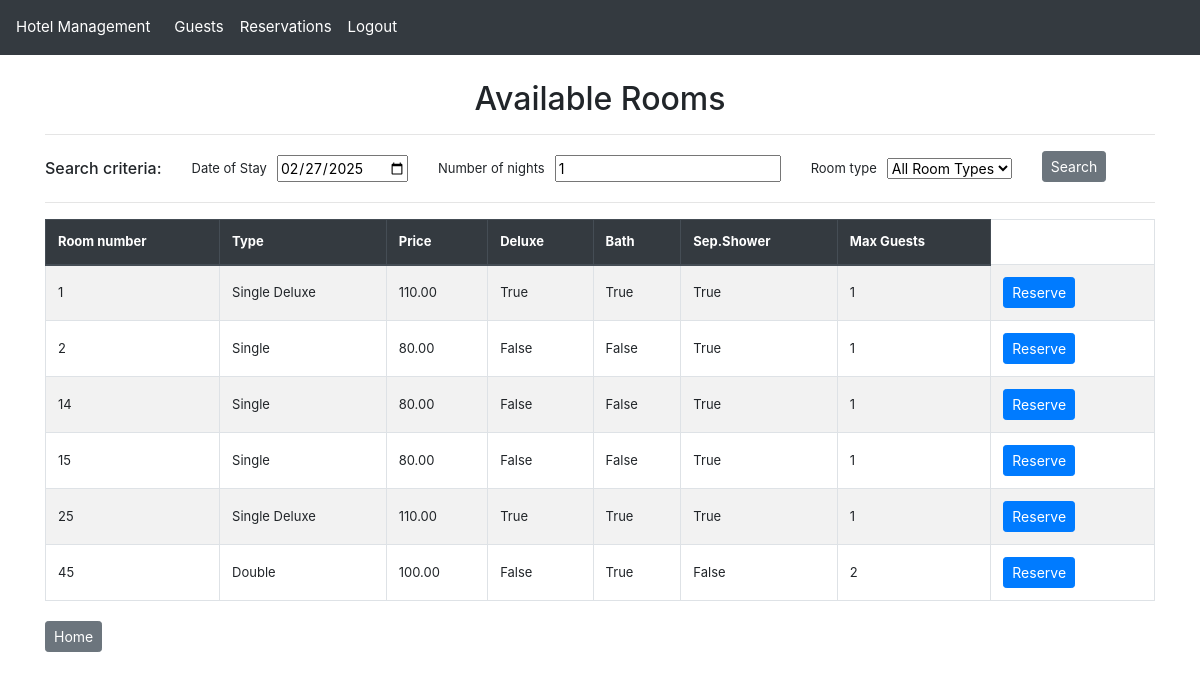
The page /available-rooms/ (signed in) on the database its author committed.
### hotel_app/models.py (models this page shows, shortened)
class Room(models.Model):
    room_number = models.IntegerField(
        primary_key=True,
        unique=True,
        help_text="Unique identifier for the room (e.g., 101, 102, etc.)"
    )
    room_type = models.ForeignKey(
        RoomType,
        null=True,
        on_delete=models.SET_NULL,
        related_name="rooms",
        help_text="The type/category of this room, determining its features and price"
    )

class RoomType(models.Model):
    room_type_code = models.CharField(
        max_length=3,
        validators=[
            MinLengthValidator(1),
            RegexValidator(r'^[A-Z]{1,3}$', message="The room type code must be between 1 and 3 uppercase letters"),
        ],
        unique=True,
        primary_key=True,
        help_text="Unique 1-3 letter code for the room type (e.g., 'STD' for Standard)"
    )
    room_type_name = models.CharField(
        max_length=25,
        help_text="Descriptive name for the room type"
    )
    price = models.DecimalField(
        max_digits=6,
        decimal_places=2,
        help_text="Nightly rate for this room type"
    )
    deluxe = models.BooleanField(
        help_text="Indicates if this is a deluxe category room"
    )
    bath = models.BooleanField(
        help_text="Indicates if the room has a bathtub"
    )
    separate_shower = models.BooleanField(
        help_text="Indicates if the room has a separate shower unit"
    )
    maximum_guests = models.PositiveSmallIntegerField(
        help_text="Maximum number of guests allowed in this room type"
    )
    def __str__(self):
        room_type_str = self.room_type_name
        logger.info(f"RoomType __str__ called: {room_type_str}")
        return room_type_str

### hotel_app/views.py (the view)
# urls.py: path("available-rooms/", views.available_rooms_list_view, name="available_rooms_list"),  # List all available rooms
@login_required
def available_rooms_list_view(request):
    logger.info(f"Available rooms search initiated by user: {request.user.username}")
    start_date = request.GET.get('start_date')
    if not start_date:
        start_date = request.session.get(
            'available_rooms_default_start_date',
            timezone.now().date().strftime('%Y-%m-%d')  # Default to today
        )
        logger.info(f"Using default/session start date: {start_date}")
    else:
        logger.info(f"Using provided start date: {start_date}")
    length_of_stay = request.GET.get('length_of_stay')
    if not length_of_stay:
        length_of_stay = request.session.get(
            'available_rooms_default_length_of_stay',
            1  # Default to 1 night
        )
        logger.info(f"Using default/session length of stay: {length_of_stay}")
    else:
        logger.info(f"Using provided length of stay: {length_of_stay}")
    room_type = request.GET.get('room_type')
    if not room_type:
        room_type = request.session.get(
            'available_rooms_default_room_type',
            ''  # Default to all room types
        )
        logger.info("Using default/session room type: all types" if not room_type else f"Using default/session room type: {room_type}")
    else:
        logger.info(f"Using provided room type filter: {room_type}")
    request.session['available_rooms_default_start_date'] = start_date
    request.session['available_rooms_default_length_of_stay'] = length_of_stay
    request.session['available_rooms_default_room_type'] = room_type
    logger.info("Search criteria persisted to session")
    rooms = Room.objects.all()
    logger.info(f"Total rooms before filtering: {rooms.count()}")
    available_room_filter = AvailableRoomFilter(
        request.GET or {
            'start_date': start_date,
            'length_of_stay': length_of_stay,
            'room_type': room_type
        },
        queryset=rooms
    )
    filtered_rooms_count = len(available_room_filter.qs)
    logger.info(f"Available rooms after filtering: {filtered_rooms_count}")
    return render(request, 'available_rooms_list.html', {
        'filter': available_room_filter
    })

### hotel_app/templatetags/custom_filters.py (called while the page is built)
@register.filter(name='is_in_group')
def is_in_group(user, group_name):
    return user.groups.filter(name=group_name).exists()

### hotel_app/templates/available_rooms_list.html (shortened to what this page needs)
{% extends "base.html" %}
{% block content %}
    <h2 class="text-center">Available Rooms</h2>
    <hr>
    <div class="row align-items-center">
        <div class="col-auto text-center" style="font-size: 13px; vertical-align: middle;">
            <h6 class="fw-bold mb-0">Search criteria:</h6>
        </div>
        <div class="col">
            <form method="get" class="row g-3">
                {% for field in filter.form %}
                <div class="col-md-auto d-flex align-items-center mt-1 mb-1">
                    <label for="{{ field.id_for_label }}" class="form-label fw-bold" style="font-size: 13px; margin-right: 10px; margin-bottom: 0; vertical-align: middle;">{{ field.label }}</label>
                    {{ field }}
                </div>
                {% endfor %}
                <div class="col-md-auto">
                    <button type="submit" class="btn btn-secondary btn-sm">Search</button>
                </div>
            </form>
        </div>
    </div>
    <hr>
    <table class="table table-bordered table-striped ">
        <thead class="thead-dark">
            <tr>
                <th>Room number</th>
                <th>Type</th>
                <th>Price</th>
                <th>Deluxe</th>
                <th>Bath</th>
                <th>Sep.Shower</th>
                <th>Max Guests</th>
            </tr>
        </thead>
        <tbody>
            {% for room in filter.qs %}
            <tr>
                <td>{{ room.room_number }} </td>
                <td>{{ room.room_type.room_type_name }} </td>
                <td>{{ room.room_type.price }} </td>
                <td>{{ room.room_type.deluxe }} </td>
                <td>{{ room.room_type.bath }} </td>
                <td>{{ room.room_type.separate_shower }} </td>
                <td>{{ room.room_type.maximum_guests }} </td>
                <td>
                    <div class="button-group">
                        <a href="{% url 'available_rooms_reserve' room.room_number %}?start_date={{ filter.form.start_date.value }}&length_of_stay={{ filter.form.length_of_stay.value }}" class="btn btn-primary btn-sm" >Reserve</a>
                    </div>
                </td>
            </tr>
            {% endfor %}
        </tbody>
    </table>
{% endblock %}
{% block footer %}
<div class="button-group">
    <a href="{% url 'home' %}" class="btn btn-secondary btn-sm">Home</a>
</div>
{% endblock %}

### static/css/styles.css (style rules this page uses)
body { padding-top: 56px; font-size: 14px; }
.table th, .table td { vertical-align: middle; font-size: 13px; }
.button-group a, button { margin-right: 10px; }

### hotel_app/templates/stylesheet_include.html (style rules this page uses)
body { padding-top: 56px; font-size: 14px; }
.table th, .table td { vertical-align: middle; font-size: 13px; }
.button-group a, button { margin-right: 10px; }

### rows shown on the page
Room: room_number "1", room_type.room_type_name "Single Deluxe", room_type.price "110.00", room_type.deluxe "True", room_type.bath "True", room_type.separate_shower "True", room_type.maximum_guests "1"
Room: room_number "2", room_type.room_type_name "Single", room_type.price "80.00", room_type.deluxe "False", room_type.bath "False", room_type.separate_shower "True", room_type.maximum_guests "1"
Room: room_number "14", room_type.room_type_name "Single", room_type.price "80.00", room_type.deluxe "False", room_type.bath "False", room_type.separate_shower "True", room_type.maximum_guests "1"
Room: room_number "15", room_type.room_type_name "Single", room_type.price "80.00", room_type.deluxe "False", room_type.bath "False", room_type.separate_shower "True", room_type.maximum_guests "1"
Room: room_number "25", room_type.room_type_name "Single Deluxe", room_type.price "110.00", room_type.deluxe "True", room_type.bath "True", room_type.separate_shower "True", room_type.maximum_guests "1"
Room: room_number "45", room_type.room_type_name "Double", room_type.price "100.00", room_type.deluxe "False", room_type.bath "True", room_type.separate_shower "False", room_type.maximum_guests "2"

### other values the page prints
{{ field.label }} "Date of Stay" "Number of nights" "Room type"
